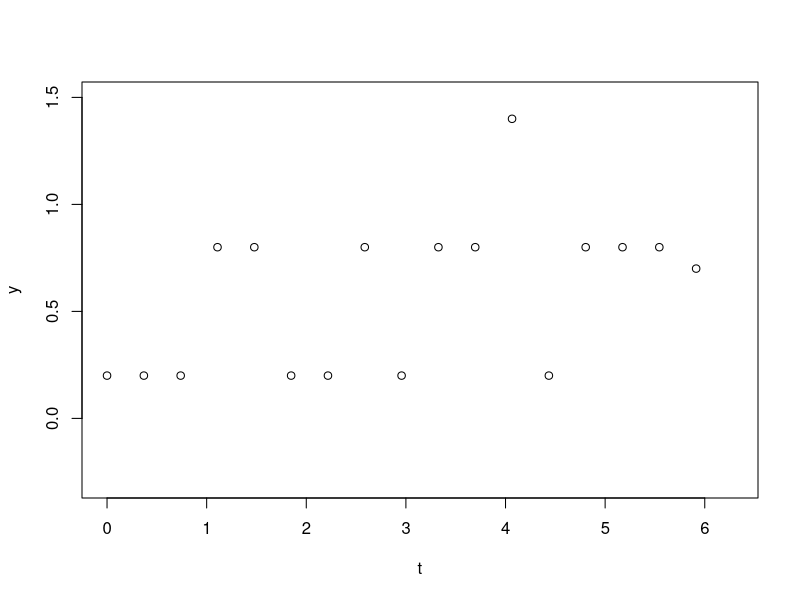
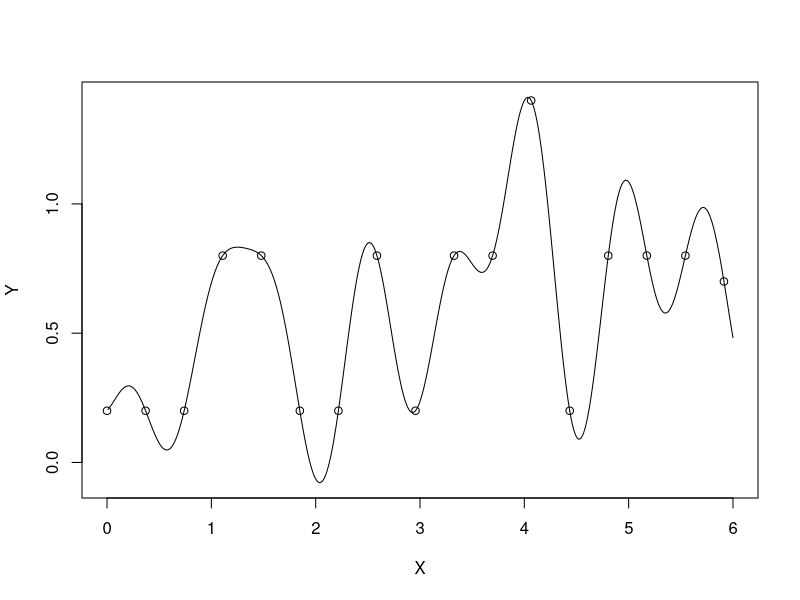
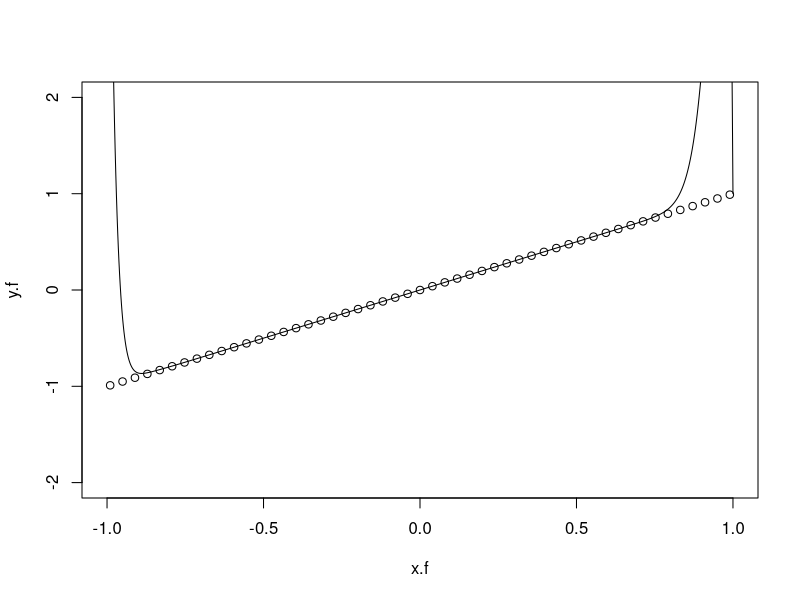
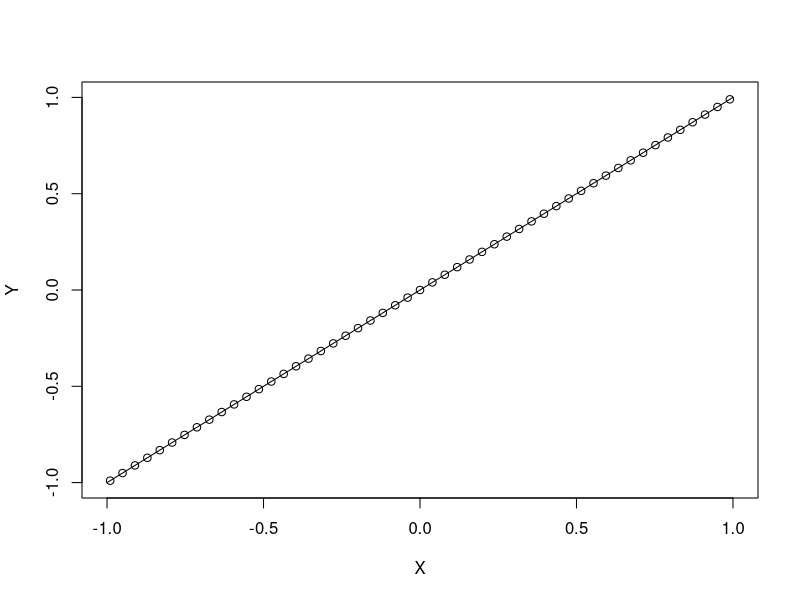
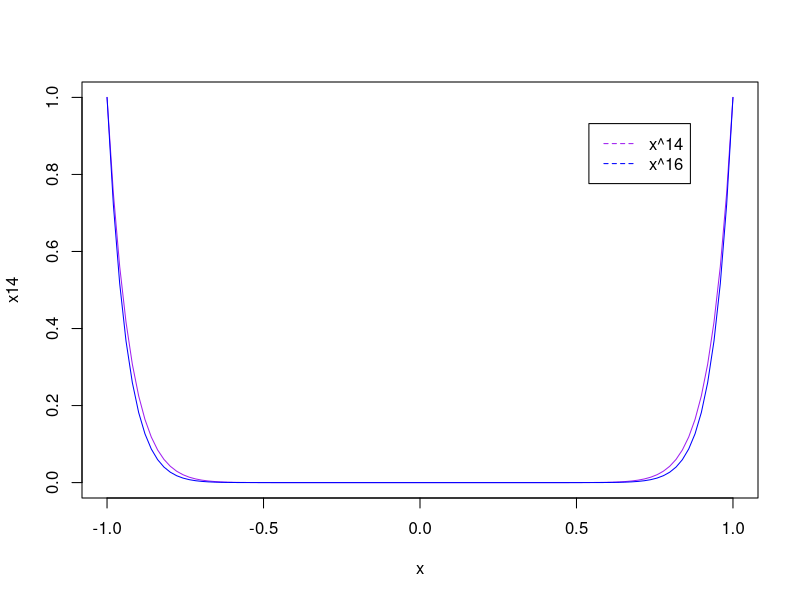
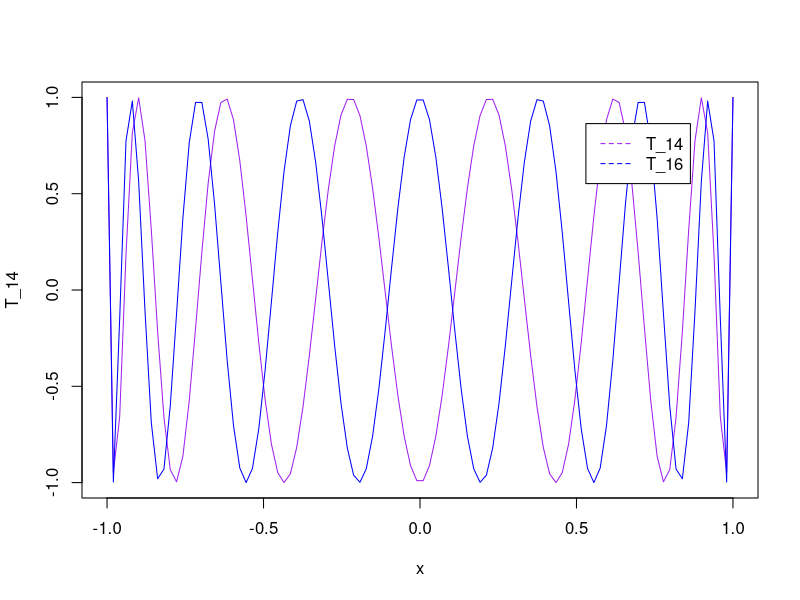

Here is the R script that generated these plots, in order:
## ---- chunk 1
knitr::opts_chunk$set(echo = TRUE)
library(ggplot2)
options(scipen = 1, digits = 16)
## ---- chunk 2
# function to integrate
fun <- function(x) exp(x)

# right rectangular rule function
right_rectangular_rule <- function(f, a, b, n) {
  h <- (b - a) / n  # interval size
  x <- seq(a + h, b, length.out = n)  # x vals
  y <- f(x)
  s <- sum(y) * h
  return(s)
}

# estimating area under fun using the right rectangular rule
area <- right_rectangular_rule(fun, -1, 1, 4)
print(area)
## ---- chunk 3
w = c(.4, .4, .4, .4, .4)
x = c(-1, -.6, -.2, .2, .6)
## ---- chunk 4
my.F = function(w1, w2, w3, w4, x1, x2, x3, x4){
  f0 = w1*x1^0 + w2*x2^0 + w3*x3^0 + w4*x4^0 
  f1 = w1*x1^1 + w2*x2^1 + w3*x3^1 + w4*x4^1 
  f2 = w1*x1^2 + w2*x2^2 + w3*x3^2 + w4*x4^2 
  f3 = w1*x1^3 + w2*x2^3 + w3*x3^3 + w4*x4^3 
  f4 = w1*x1^4 + w2*x2^4 + w3*x3^4 + w4*x4^4 
  f5 = w1*x1^5 + w2*x2^5 + w3*x3^5 + w4*x4^5 
  f6 = w1*x1^6 + w2*x2^6 + w3*x3^6 + w4*x4^6 
  f7 = w1*x1^7 + w2*x2^7 + w3*x3^7 + w4*x4^7 
  return(c(f0,f1,f2,f3,f4,f5,f6,f7))
}

## ---- chunk 5
print(my.F(.5,.5,.5,.5,-0.75,-.25,0.25,.75))
## ---- chunk 6
# construct f matrix with integrals moved to one side
my.FF = function(w1, w2, w3, w4, x1, x2, x3, x4){
  f0 = w1*x1^0 + w2*x2^0 + w3*x3^0 + w4*x4^0 - 2
  f1 = w1*x1^1 + w2*x2^1 + w3*x3^1 + w4*x4^1 - 0
  f2 = w1*x1^2 + w2*x2^2 + w3*x3^2 + w4*x4^2 - 2/3
  f3 = w1*x1^3 + w2*x2^3 + w3*x3^3 + w4*x4^3 - 0
  f4 = w1*x1^4 + w2*x2^4 + w3*x3^4 + w4*x4^4 - 2/5
  f5 = w1*x1^5 + w2*x2^5 + w3*x3^5 + w4*x4^5 - 0
  f6 = w1*x1^6 + w2*x2^6 + w3*x3^6 + w4*x4^6 - 2/7
  f7 = w1*x1^7 + w2*x2^7 + w3*x3^7 + w4*x4^7 - 0
  return(c(f0,f1,f2,f3,f4,f5,f6,f7))
}

# construct jacobian matrix
my.J = function(w1,w2,w3,w4,x1,x2,x3,x4) {
  return(cbind(c(1,x1,x1^2,x1^3,x1^4,x1^5,x1^6,x1^7),
               c(1,x2,x2^2,x2^3,x2^4,x2^5,x2^6,x2^7),
               c(1,x3,x3^2,x3^3,x3^4,x3^5,x3^6,x3^7),
               c(1,x4,x4^2,x4^3,x4^4,x4^5,x4^6,x4^7),
               c(0,w1, 2*w1*x1, 3*w1*x1^2, 4*w1*x1^3, 5*w1*x1^4,6*w1*x1^5, 7*w1*x1^6),
               c(0,w2, 2*w2*x2, 3*w2*x2^2, 4*w2*x2^3, 5*w2*x2^4,6*w2*x2^5, 7*w2*x2^6),
               c(0,w3, 2*w3*x3, 3*w3*x3^2, 4*w3*x3^3, 5*w3*x3^4,6*w3*x3^5, 7*w3*x3^6),
               c(0,w4, 2*w4*x4, 3*w4*x4^2, 4*w4*x4^3, 5*w4*x4^4,6*w4*x4^5, 7*w4*x4^6)))
}

options(digits=16)
v = c(.5,.5,.5,.5,-.75,-.25,.25,.75) #initial guess

for(j in 1:15) {
  w1 = v[1]
  w2 = v[2]
  w3 = v[3]
  w4 = v[4]
  x1 = v[5]
  x2 = v[6]
  x3 = v[7]
  x4 = v[8]
  
  dv = qr.solve(my.J(w1,w2,w3,w4,x1,x2,x3,x4), - my.FF(w1,w2,w3,w4,x1,x2,x3,x4), tol = 1e-15)
  v = v+dv
}

print(v)

## ---- chunk 7
statmod::gauss.quad(4) 

ws <- v[1:4]
xs <- v[5:8]

sum(ws*exp(xs))
## ---- chunk 8
t <- (0:16)*2*pi/17
y <- c(0.2,0.2,0.2,0.8,0.8,0.2,0.2,0.8,0.2,0.8,0.8,1.4,0.2,0.8,0.8,0.8,0.7)
plot(t,y,type='p',xlim=c(0,2*pi),ylim=c(-0.3,1.5))
## ---- chunk 9

X <- seq(0, 6, length = 600)
num <- 0*X
den <- 0*X
for (j in 1:17){
  num <- num + ((-1)^(j-1) * y[j]) / (sin((X - t[j])/2))
  den <-  den + (-1)^(j-1) / (sin((X - t[j])/2))
}

Y <- num/den

plot(X, Y, type = 'l')
points(t,y)
## ---- chunk 10
n <- 50
x <- seq(-0.99,0.99,length=(n+1)) 
y <- x # the correct answer is a straight line, y=x
A <- outer(x,0:n,'^')
qrt <- qr(A)
Q <- qr.Q(qrt)
R <- qrt$qr
R[lower.tri(R)]<-0
p <- backsolve(R,t(Q) %*% y)
x.f <- seq(-1,1,length=1000)
y.f <- 0*x.f
for (j in 0:n){
  y.f <- y.f + p[j+1]*x.f^j 
}
plot(x.f,y.f,type='l',ylim = c(-2,2))
points(x,y)
## ---- chunk 11
X = seq(-1, 1, length = 100)
weights = c(0.5, -1,1,-1,1,-1,1,-1,1, -1, 1, -1 ,1,-1,1,-1,1,-1,1, -1, 1, -1 ,1,-1,1,-1,1,-1,1, -1, 1, -1 ,1,-1,1,-1,1,-1,1, -1, 1,-1 ,1,-1,1,-1,1,-1,1, -1, 0.5)
y <- x
num <- 0*X
den <- 0*X
for (j in 1:51){
  num <- num + weights[j]*y[j] / (X - x[j])
  den <- den + weights[j]/(X - x[j])
}
Y <- num/den
plot(X,Y, type = 'l')
points(x,y)
## ---- chunk 12
n <- 50
x <- seq(-0.99, 0.99, length = n)
y <- x 
A <- outer(x, 0:(n-1), `^`)
## ---- chunk 13
x <- seq(-1, 1, length = 100)
x14 <- x^(14)
x16 <- x^(16)
plot(x, x14, type = 'l', col = 'purple')
points(x, x16, col = 'blue', type = 'l')
legend('topright', inset = 0.1, c("x^14", "x^16"), lty = 2, col = c("purple", "blue"))

T_14 = cos(14*acos(x))
T_16 = cos(16*acos(x))
plot(x, T_14, type = 'l', col = 'purple')
points(x, T_16, type = 'l', col = 'blue')
legend('topright', inset = 0.1, c("T_14", "T_16"), lty = 2, col = c("purple", "blue"))
